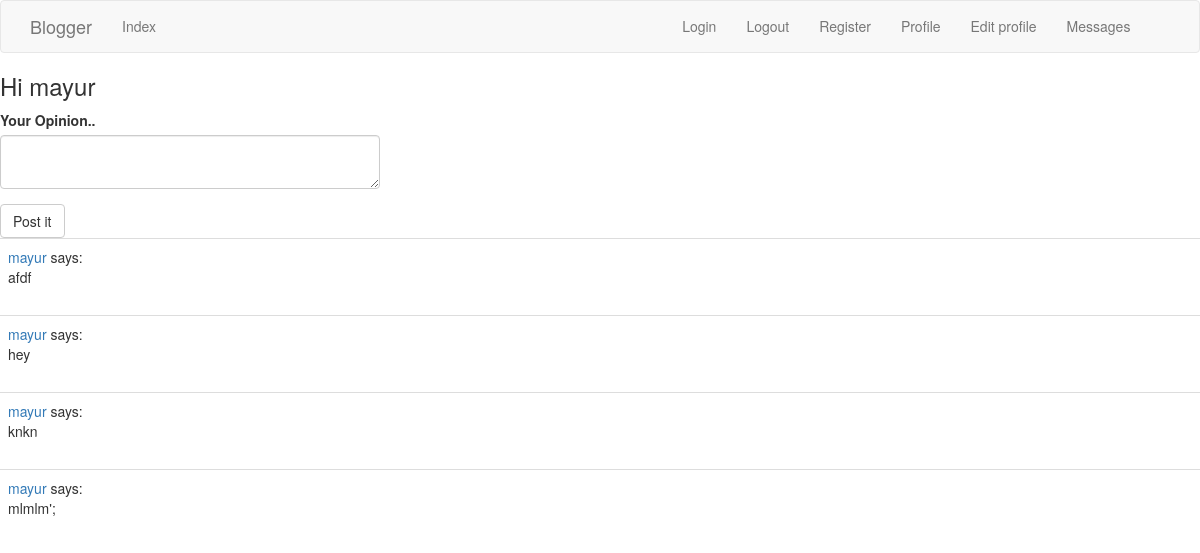
The app's page /main/index (signed in) with its own data.
### app/models.py (models this page shows, shortened)
class User(UserMixin, db.Model):
	id = db.Column(db.Integer, primary_key = True)
	name = db.Column(db.String(64), index = True, unique = True)
	mail = db.Column(db.String(120), index = True)
	password_hash = db.Column(db.String(128))
	about_me = db.Column(db.String(140))
	last_seen = db.Column(db.DateTime, default = datetime.utcnow)
	last_message_read_time = db.Column(db.DateTime)      #Save when user read message last time.used to find how many unseen messages are remaining.
	posts = db.relationship("Post", backref = "author", lazy="dynamic")  #Post is following table -> this is not field in user table -> just a link
	messages_sent = db.relationship("Message", foreign_keys = "Message.sender_id", backref = "author", lazy = "dynamic")
	messages_recieved = db.relationship("Message", foreign_keys = "Message.reciever_id", backref = "reciever", lazy = "dynamic")
	notifications = db.relationship("Notification", backref = "user", lazy = "dynamic")
	tasks = db.relationship("Task", backref = "user", lazy = "dynamic")
	def getAllPosts(self):
		posts = Post.query.all()
		return posts
	def getMessagesCount(self):
		last_read_time = self.last_message_read_time or datetime(1900, 1, 1)  #set to oldest so all messges are marked as unseen
		return Message.query.filter_by(reciever = self).filter(Message.timestamp > last_read_time).count()
	def getTasksInProgress(self):
		all_tasks = Task.query.filter_by(user = self, complete = False).all()
		return all_tasks

class Post(db.Model):
	id = db.Column(db.Integer, primary_key=True)
	body = db.Column(db.String(140))
	timestamp = db.Column(db.DateTime, index=True, default=datetime.utcnow)
	user_id = db.Column(db.Integer, db.ForeignKey("user.id")) #user is db table name of above class -> incosistancy

### app/main/routes.py (the view, shortened to what this page needs)
@bp.route("/")
@bp.route("/index", methods = ["GET", "POST"])
@login_required              #protect this function -> also adds ?next parameter in url to remember where to go next after logged in
def index():					#need to inspect next parameter in login(), as hacker can put protected page address in next and it will redirect there.
	form = PostForm()
	posts = current_user.getAllPosts()
	return render_template("index.html", title = "Home", posts = posts, form=form)

### app/main/forms.py
class PostForm(FlaskForm):
	post = TextAreaField("Your Opinion..", validators=[DataRequired(), Length(min=1, max=140)])
	submit = SubmitField("Post it")

### app/main/routes.py (called while the page is built)
@bp.before_request
def before_request():
	if current_user.is_authenticated:
		current_user.last_seen = datetime.utcnow()
		db.session.commit()	  #no need to db.session.add(u) coz current_user runs user_loader which put user in db session

### app/models.py (called while the page is built)
@login.user_loader  #for flask-login
def load_user(id):
	return User.query.get(int(id))

### app/templates/index.html
{% extends "base.html" %}
{% import "bootstrap/wtf.html" as wtf %}
{% block base_content %}
	<h3>Hi {{ current_user.name }}</h3>
	<div class="row">
		<div class="col-md-4">
			{{ wtf.quick_form(form) }}
		</div>
	</div>
	{% for post in posts %}
		{% include "_post.html" %}
	{% endfor %}
{% endblock %}

### app/templates/_post.html (shortened to what this page needs)
<table class="table table-hover">
	<tr>
		<td>
				<span class = "user_popup_class">
					<a href="{{ url_for('main.user', name=post.author.name) }}">{{ post.author.name }}</a>
				</span>
					says:
					<br>
					{{ post.body }}
		</td>
	</tr>
</table>

### records on screen
User: name "mayur"
Post: author.name "mayur", body "afdf"
Post: author.name "mayur", body "hey"
Post: author.name "mayur", body "knkn"
Post: author.name "mayur", body "mlmlm';"
